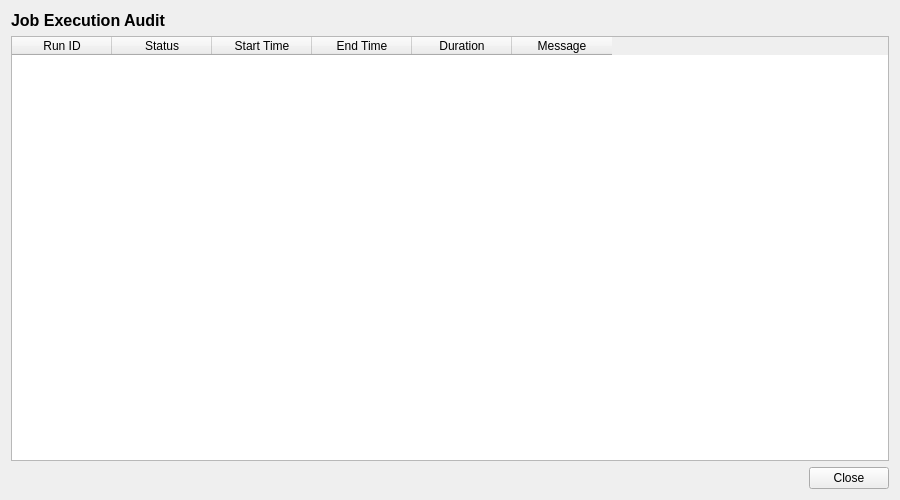
<?xml version="1.0" encoding="UTF-8"?>
<ui version="4.0">
 <class>JobDefinitionAuditDialog</class>
 <widget class="QWidget" name="JobDefinitionAuditDialog">
  <property name="geometry">
   <rect>
    <x>0</x>
    <y>0</y>
    <width>900</width>
    <height>500</height>
   </rect>
  </property>
  <property name="windowTitle">
   <string>Job Execution Audit</string>
  </property>
  <layout class="QVBoxLayout" name="verticalLayout">
   <item>
    <widget class="QLabel" name="titleLabel">
     <property name="font">
      <font>
       <pointsize>12</pointsize>
       <bold>true</bold>
      </font>
     </property>
     <property name="text">
      <string>Job Execution Audit</string>
     </property>
    </widget>
   </item>
   <item>
    <widget class="QTableWidget" name="versionListWidget">
     <property name="alternatingRowColors">
      <bool>true</bool>
     </property>
     <property name="editTriggers">
      <set>QAbstractItemView::NoEditTriggers</set>
     </property>
     <property name="selectionMode">
      <enum>QAbstractItemView::SingleSelection</enum>
     </property>
     <property name="selectionBehavior">
      <enum>QAbstractItemView::SelectRows</enum>
     </property>
     <column>
      <property name="text">
       <string>Run ID</string>
      </property>
     </column>
     <column>
      <property name="text">
       <string>Status</string>
      </property>
     </column>
     <column>
      <property name="text">
       <string>Start Time</string>
      </property>
     </column>
     <column>
      <property name="text">
       <string>End Time</string>
      </property>
     </column>
     <column>
      <property name="text">
       <string>Duration</string>
      </property>
     </column>
     <column>
      <property name="text">
       <string>Message</string>
      </property>
     </column>
    </widget>
   </item>
   <item>
    <layout class="QHBoxLayout" name="buttonLayout">
     <item>
      <spacer name="horizontalSpacer">
       <property name="orientation">
        <enum>Qt::Horizontal</enum>
       </property>
       <property name="sizeHint" stdset="0">
        <size><width>40</width><height>20</height></size>
       </property>
      </spacer>
     </item>
     <item>
      <widget class="QPushButton" name="closeButton">
       <property name="text">
        <string>Close</string>
       </property>
      </widget>
     </item>
    </layout>
   </item>
  </layout>
 </widget>
 <resources/>
 <connections/>
</ui>
